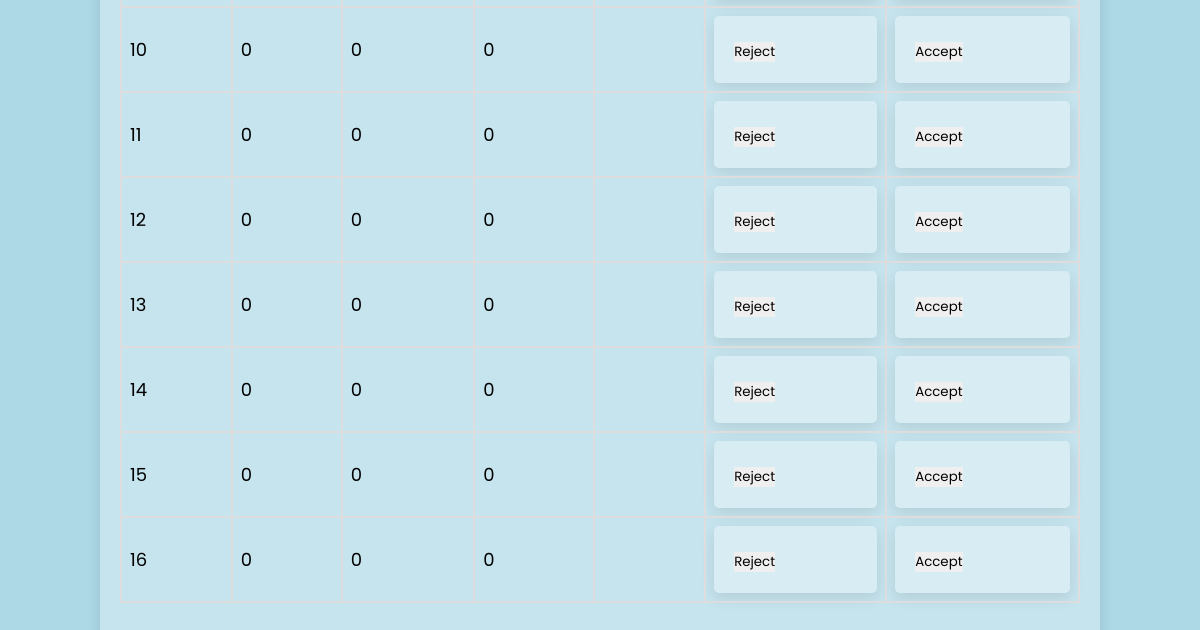
/seeallergyreport.php (lower part), run on an earlier commit of the app's database.
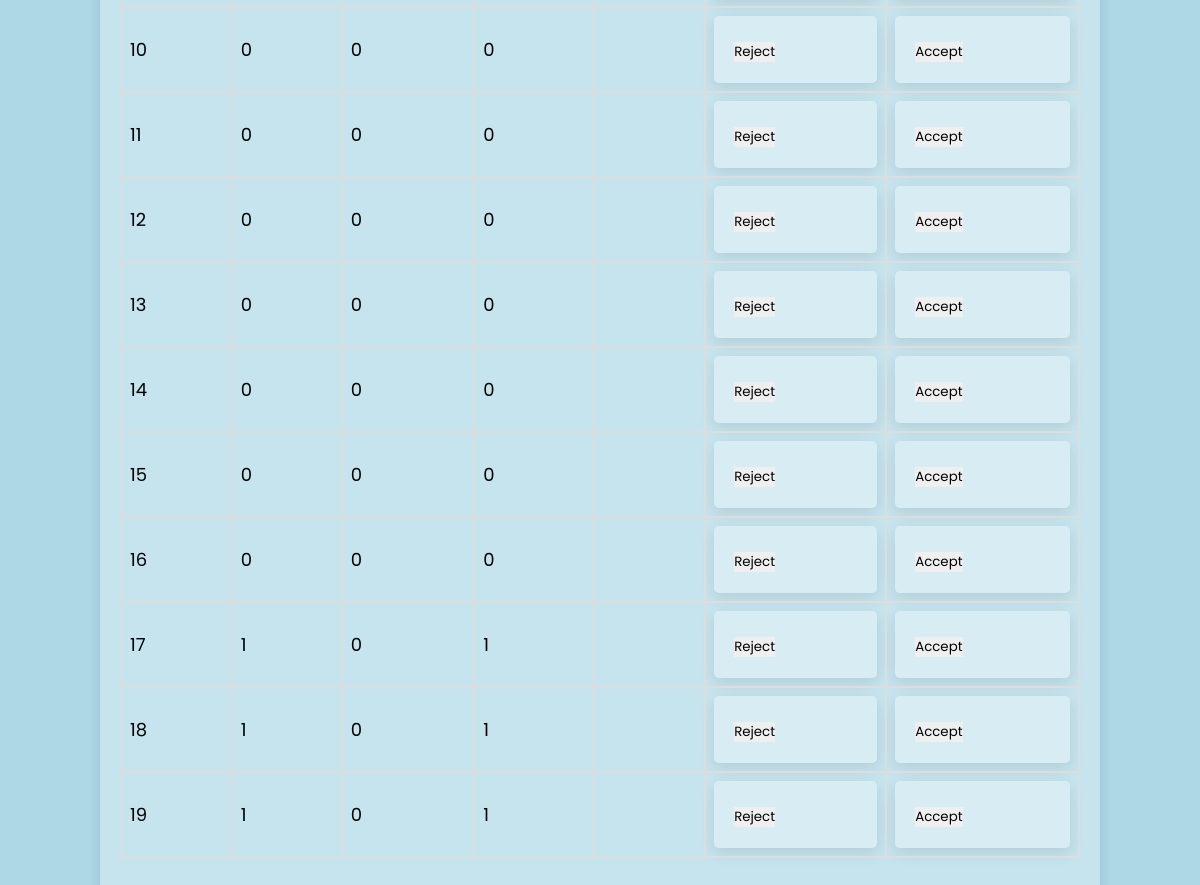
And on a later commit of the database.
### tables this page shows
CREATE TABLE `symptom` (
  `c_id` int(11) DEFAULT NULL,
  `rash` tinyint(1) DEFAULT NULL,
  `vomit` tinyint(1) DEFAULT NULL,
  `fever` tinyint(1) DEFAULT NULL,
  `s_id` int(11) NOT NULL,
  `date` date DEFAULT NULL
);

### seeallergyreport.php (the view, shortened to what this page needs)
<!DOCTYPE html>
<html lang="en">
<head>
   <link rel="stylesheet" href="https://cdnjs.cloudflare.com/ajax/libs/font-awesome/5.15.4/css/all.min.css">
   <link rel="stylesheet" href="https://unpkg.com/swiper@7/swiper-bundle.min.css" />
   <link rel="stylesheet" href="css/style.css">
</head>
<body style="background-image:none; background-color:lightblue">
   <div class="container">
      <section class="contact">
         <fieldset style="width: 10;">
            <?php
            $host = "localhost";
            $username = "root";
            $password = "";
            $dbname = "vaccination_db";
            try {
               $conn = new PDO("mysql:host=$host;dbname=$dbname", $username, $password);
               $conn->setAttribute(PDO::ATTR_ERRMODE, PDO::ERRMODE_EXCEPTION);
               $stmt = $conn->query("SELECT * FROM symptom");
               echo "<table>";
               while ($row = $stmt->fetch()) {
                  echo "<tr id='row_" . $row["s_id"] . "'>";
                  echo "<td>" . $row["s_id"] . "</td>";
                  echo "<td>" . $row["rash"] . "</td>";
                  echo "<td>" . $row["vomit"] . "</td>";
                  echo "<td>" . $row["fever"] . "</td>";
                  echo "<td>" . $row["c_id"] . "</td>";
                  echo "<td>
                           <form method='POST' action=''>
                              <input type='hidden' name='reject' value='" . $row["s_id"] . "'>
                              <button type='submit'>Reject</button>
                           </form>
                        </td>";
                  echo "<td>
                           <form method='POST' action=''>
                              <input type='hidden' name='accept' value='" . $row["s_id"] . "'>
                              <button type='submit'>Accept</button>
                           </form>
                        </td>";
                  echo "</tr>";
               }
               echo "</table>";
            } catch (PDOException $e) {
               echo "Error: " . $e->getMessage();
            }
            ?>
         </fieldset>
      </section>
   </div>
</body>
</html>

### css/Style.css (style rules this page uses)
:root { --blue:#3579c7; --white:#fff; --black:#222; --transparent-white:rgba(255,255,255,.3); --border:.2rem solid var(--black); --box-shadow:0 .5rem 1.5rem rgba(0,0,0,.1); }
* { font-family: 'Poppins', sans-serif; margin:0; padding:0; box-sizing: border-box; outline: none; border:none; text-decoration: none; }
html { font-size: 62.5%; overflow-x: hidden; }
.container { border-radius: .5rem; overflow: hidden; background: var(--transparent-white); max-width: 1200px; margin:10rem auto; box-shadow: var(--box-shadow); }
section { padding:2rem; }
.contact form { padding:2rem; box-shadow: var(--box-shadow); border-radius: .5rem; background: var(--transparent-white); }
@media (max-width:1200px) { .container { margin:5rem 10rem; } }

### seeallergyreport.php (style rules this page uses)
table { border-collapse: collapse; width: 100%; margin-bottom: 20px; }

What changed in the data, as far as the page shows it:
added symptom: s_id "17", rash "1", vomit "0", fever "1"
added symptom: s_id "18", rash "1", vomit "0", fever "1"
added symptom: s_id "19", rash "1", vomit "0", fever "1"
